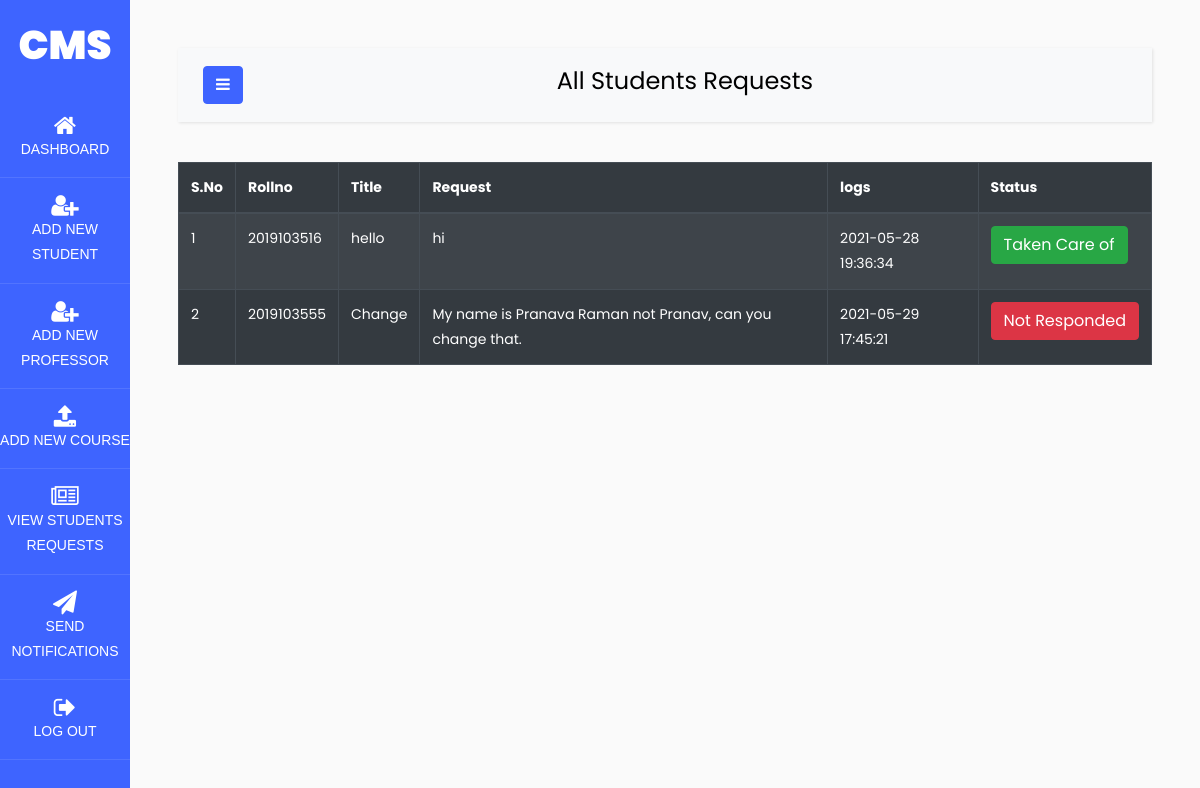
Page /admin_dash/view_student_request.php on the committed database.
### tables this page shows
CREATE TABLE `student_update` (
  `id` int(10) NOT NULL,
  `rollno` bigint(20) UNSIGNED NOT NULL,
  `title` varchar(20) DEFAULT NULL,
  `request` varchar(100) NOT NULL,
  `logs` timestamp NULL DEFAULT current_timestamp(),
  `status` tinyint(1) NOT NULL DEFAULT 0
);

### admin_dash/view_student_request.php (the view, shortened to what this page needs)
<?php
require '../dbconfig/config.php';
?>
<!DOCTYPE html>
<html>
<head>
    <link rel="stylesheet" href="https://stackpath.bootstrapcdn.com/bootstrap/4.3.1/css/bootstrap.min.css">
    <link rel="stylesheet" href="https://maxcdn.bootstrapcdn.com/font-awesome/4.7.0/css/font-awesome.min.css">
		<link rel="stylesheet" href="https://stackpath.bootstrapcdn.com/font-awesome/4.7.0/css/font-awesome.min.css">
		<link rel="stylesheet" href="../dash_style/style.css">
</head>
		<div class="wrapper d-flex align-items-stretch">
			<nav id="sidebar" class="active">
				<h1><a href="#" class="logo">CMS</a></h1>
        <ul class="list-unstyled components mb-5">
          <li class="active">
            <a href="admindash.php"><span class="fa fa-home"></span>DASHBOARD</a>
          </li>
          <li>
            <a href="add_new_student.php"><span class="fa fa-user-plus"></span>ADD NEW STUDENT</a>
          </li>
          <li>
            <a href="add_new_prof.php"><span class="fa fa-user-plus"></span>ADD NEW PROFESSOR</a>
          </li>
          <li>
            <a href="add_new_course.php"><span class="fa fa-upload"></span>ADD NEW COURSE</a>
          </li>
          <li>
            <a href="view_student_request.php"><span class="fa fa-newspaper-o"></span>VIEW STUDENTS REQUESTS</a>
          </li>
          <li>
            <a href="anotifications.php"><span class="fa fa-paper-plane"></span>SEND NOTIFICATIONS</a>
          </li>
          <li>
            <a href="log_out.php"><span class="fa fa-sign-out"></span>LOG OUT</a>
          </li>
        </ul>
    	</nav>
      <div id="content" class="p-4 p-md-5">
        <nav class="navbar navbar-expand-lg navbar-light bg-light">
          <div class="container-fluid">
            <button type="button" id="sidebarCollapse" class="btn btn-primary">
              <i class="fa fa-bars"></i>
            </button>
            <div class='mx-auto text-center'>
              <h4>All Students Requests</h4>
		      </div>
		</div>
        </nav><body>
<div class="container" >
<div class="row">
<div style="overflow-x:auto;">
<table class="table table-bordered table-dark table-striped">
    <thead>
      <tr>
	    <th>S.No</th>
        <th>Rollno</th>
        <th>Title</th>
        <th>Request</th>
		    <th>logs</th>
        <th>Status</th>
      </tr>
    </thead>
    <tbody>
	<?php
	   $sql="SELECT * from student_update";
	   $res=$con->query($sql);
	   if($res->num_rows >0)
	   {      $i=0;
	          while($row=$res->fetch_assoc())
			  {
				  $i++;
				  echo "<tr>
				       <td>{$i}</td>
					   <td>{$row['rollno']}</td>
			           <td>{$row['title']}</td>
					   <td>{$row['request']}</td>
					   <td>{$row['logs']}</td>";
?>
        <form action='<?php echo $_SERVER['PHP_SELF']; ?>' method='post'>
					   <td><input type='submit' name='submit'  class='btn btn-<?php if($row['status'])
                                                            echo "success";
                                                            else
                                                            echo "danger";?>'
                                      value='<?php if($row['status'])
                                                            echo "Taken Care of";
                                                            else
                                                            echo "Not Responded";?>' /></td>
        </form>
					   </tr>
<?php
			  }
	   }
	   else{
		   echo "No records found";
	   }
	?>
    </tbody>
  </table>
  </div>
</div></div>
</div></div>
</body>
</html>

### rows in the picture
student_update: rollno "2019103516", title "hello", request "hi", logs "2021-05-28 19:36:34", submit "Taken Care of"
student_update: rollno "2019103555", title "Change", request "My name is Pranava Raman not Pranav, can you change that.", logs "2021-05-29 17:45:21", submit "Not Responded"
